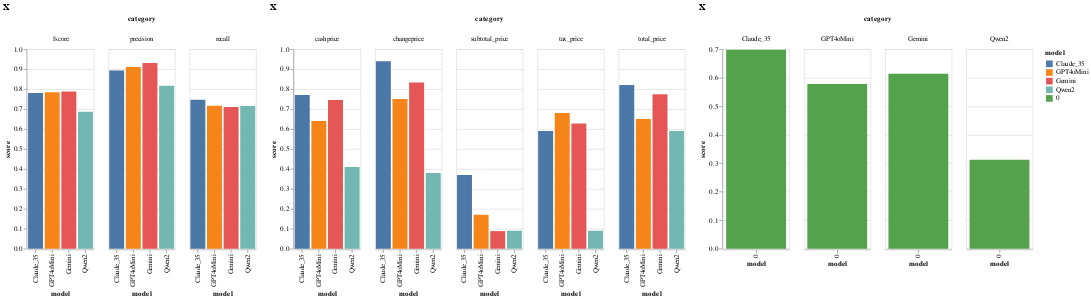

Write notebook code for a chart like this one.
### Code cell
import altair as alt

table_metrics = pd.DataFrame(AD({k:v.table.aggregate for k,v in results.fetch2(key='aggregate').fetch2(key='table').items()}).d)
field_metrics = pd.DataFrame(AD({k:v.fields.aggregate for k,v in results.fetch2(key='aggregate').fetch2(key='fields').items()}).d)

def barchart(df):
    df = df.reset_index().melt(id_vars='index', var_name='model', value_name='score')
    df.rename(columns={'index': 'category'}, inplace=True)
    chart = alt.Chart(df).mark_bar().encode(
        x='model:N',
        y='score:Q',
        color='model:N',
        column='category:N'
    ).properties(width=100)
    return chart

barchart(table_metrics) | barchart(field_metrics) | barchart(field_metrics.mean().to_frame())

### Figure 1 — Vega-Lite specification as saved in the notebook (floating-point values rounded to 4 significant figures)
{"config": {"view": {"continuousWidth": 300, "continuousHeight": 300}}, "hconcat": [{"data": {"name": "data-67084822422d0cc6dfb28dcfab84843a"}, "mark": {"type": "bar"}, "encoding": {"color": {"field": "model", "type": "nominal"}, "column": {"field": "category", "type": "nominal"}, "x": {"field": "model", "type": "nominal"}, "y": {"field": "score", "type": "quantitative"}}, "title": "X", "width": 100}, {"data": {"name": "data-c08dfe2c2a0b990c3a10d4c6314a45cf"}, "mark": {"type": "bar"}, "encoding": {"color": {"field": "model", "type": "nominal"}, "column": {"field": "category", "type": "nominal"}, "x": {"field": "model", "type": "nominal"}, "y": {"field": "score", "type": "quantitative"}}, "title": "X", "width": 100}, {"data": {"name": "data-919a41eb5851ab985b326c3a3029dd3a"}, "mark": {"type": "bar"}, "encoding": {"color": {"field": "model", "type": "nominal"}, "column": {"field": "category", "type": "nominal"}, "x": {"field": "model", "type": "nominal"}, "y": {"field": "score", "type": "quantitative"}}, "title": "X", "width": 100}], "$schema": "https://vega.github.io/schema/vega-lite/v5.20.1.json", "datasets": {"data-67084822422d0cc6dfb28dcfab84843a": [{"category": "precision", "model": "Claude_35", "score": 0.8934}, {"category": "recall", "model": "Claude_35", "score": 0.7469}, {"category": "fscore", "model": "Claude_35", "score": 0.7809}, {"category": "precision", "model": "Qwen2", "score": 0.8167}, {"category": "recall", "model": "Qwen2", "score": 0.7149}, {"category": "fscore", "model": "Qwen2", "score": 0.6867}, {"category": "precision", "model": "GPT4oMini", "score": 0.9112}, {"category": "recall", "model": "GPT4oMini", "score": 0.7168}, {"category": "fscore", "model": "GPT4oMini", "score": 0.7842}, {"category": "precision", "model": "Gemini", "score": 0.9312}, {"category": "recall", "model": "Gemini", "score": 0.7097}, {"category": "fscore", "model": "Gemini", "score": 0.788}], "data-c08dfe2c2a0b990c3a10d4c6314a45cf": [{"category": "subtotal_price", "model": "Claude_35", "score": 0.37}, {"category": "tax_price", "model": "Claude_35", "score": 0.59}, {"category": "total_price", "model": "Claude_35", "score": 0.82}, {"category": "cashprice", "model": "Claude_35", "score": 0.77}, {"category": "changeprice", "model": "Claude_35", "score": 0.94}, {"category": "subtotal_price", "model": "Qwen2", "score": 0.09}, {"category": "tax_price", "model": "Qwen2", "score": 0.09}, {"category": "total_price", "model": "Qwen2", "score": 0.59}, {"category": "cashprice", "model": "Qwen2", "score": 0.41}, {"category": "changeprice", "model": "Qwen2", "score": 0.38}, {"category": "subtotal_price", "model": "GPT4oMini", "score": 0.17}, {"category": "tax_price", "model": "GPT4oMini", "score": 0.68}, {"category": "total_price", "model": "GPT4oMini", "score": 0.65}, {"category": "cashprice", "model": "GPT4oMini", "score": 0.64}, {"category": "changeprice", "model": "GPT4oMini", "score": 0.75}, {"category": "subtotal_price", "model": "Gemini", "score": 0.08824}, {"category": "tax_price", "model": "Gemini", "score": 0.6275}, {"category": "total_price", "model": "Gemini", "score": 0.7745}, {"category": "cashprice", "model": "Gemini", "score": 0.7451}, {"category": "changeprice", "model": "Gemini", "score": 0.8333}], "data-919a41eb5851ab985b326c3a3029dd3a": [{"category": "Claude_35", "model": 0, "score": 0.698}, {"category": "Qwen2", "model": 0, "score": 0.312}, {"category": "GPT4oMini", "model": 0, "score": 0.578}, {"category": "Gemini", "model": 0, "score": 0.6137}]}}
